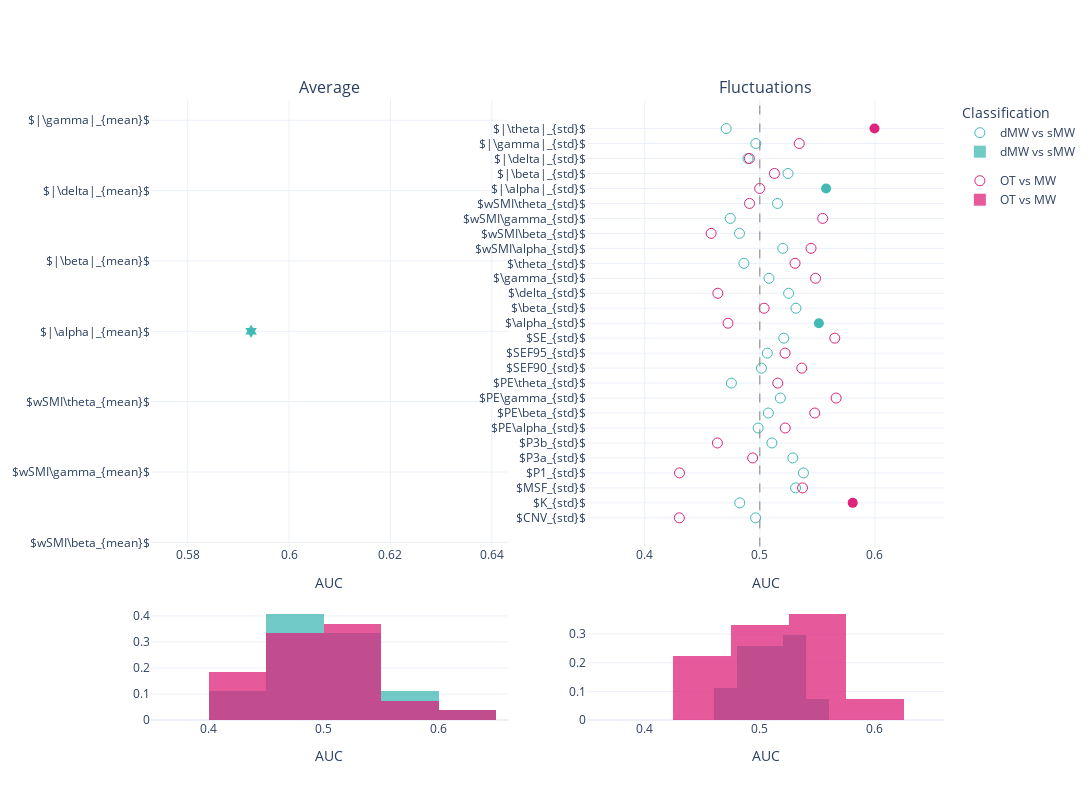

This figure's notebook cell:
### Markdown cell above
# Scatter

### Code cell
mind_average =aucs_mind[aucs_mind['markers'].str.contains("mean")]
mw_average =aucs_mw[aucs_mw['markers'].str.contains("mean")]

mind_fluctuations =aucs_mind[aucs_mind['markers'].str.contains("std")]

mw_fluctuations =aucs_mw[aucs_mw['markers'].str.contains("std")]

fig = make_subplots(rows=2, cols=2, 
                    subplot_titles = ['Average', 'Fluctuations'],
                    specs=[[{"type": "scatter"}, {"type": "scatter"}], [{"type": "histogram"}, {"type": "histogram"}]],
                       column_widths=[0.5, 0.5],
    row_heights=[0.8, 0.2],
                   vertical_spacing = 0.1)

fig.add_trace(go.Scatter(
    x=mw_average.AUC,
    y=mw_average['markers'],
    name='dMW vs sMW',
    legendgroup= 'group1',
    showlegend=True,
    mode = 'markers',
    marker = {'color':lblue, 'size': 10},
    marker_symbol= mw_average.symbol.to_list()
))
fig.add_vline(x=0.5, line_width=1, line_dash="dash", line_color="grey", row = 1, col = 1)
fig.add_trace(go.Scatter(
    x=mind_average.AUC,
    y=mind_average['markers'],
    name='OT vs MW',
    legendgroup= 'group2',
    showlegend=True,
    mode = 'markers',
    marker = {'color':pink, 'size': 10},
    marker_symbol= mind_average.symbol.to_list()
))

fig.add_trace(go.Histogram(
    x=mw_average.AUC,histnorm='probability',
    marker = {'color':lblue},
    name='dMW vs sMW',
    legendgroup= 'group1',    showlegend=True,
),row = 2, col = 1)

fig.add_trace(go.Histogram(
    x=mind_average.AUC,histnorm='probability',
    marker = {'color':pink}, 
    name='OT vs MW',    legendgroup= 'group2',
    showlegend=True,
    autobinx = False,
),row = 2, col = 1)

fig.update_traces(opacity=0.75, row = 2, col=1)





fig.add_trace(go.Scatter(
    x=mw_fluctuations.AUC,
    y=mw_fluctuations['markers'],
    name='dMW vs sMW',
    legendgroup= 'group1',    showlegend=False,
    mode = 'markers',
    marker = {'color':lblue, 'size': 10},
    marker_symbol= mw_fluctuations.symbol.to_list()
),
    row = 1, col = 2)

fig.add_trace(go.Scatter(
    x=mind_fluctuations.AUC,
    y=mind_fluctuations['markers'],
    name='OT vs MW',    legendgroup= 'group2',
    showlegend=False,
    mode = 'markers',
    marker = {'color':pink, 'size': 10},
    marker_symbol= mind_fluctuations.symbol.to_list()
),
    row = 1, col = 2)
fig.add_vline(x=0.5, line_width=1, line_dash="dash", line_color="grey", row = 1, col = 2)

fig.add_trace(go.Histogram(
    x=mw_fluctuations.AUC,histnorm='probability',
    name='dMW vs sMW',
    legendgroup= 'group1',    showlegend=False,
    marker = {'color':lblue},
),row = 2, col = 2)

fig.add_trace(go.Histogram(
    x=mind_fluctuations.AUC,histnorm='probability',
    marker = {'color':pink}, 
    name='OT vs MW',    legendgroup= 'group2',
    showlegend=False,
    autobinx = False,
),row = 2, col = 2)

fig.update_traces(opacity=0.75, row = 2, col=2)
# Update xaxis properties
fig.update_xaxes(title_text="AUC", range=[.35, .66],row=1, col=1)
fig.update_xaxes(title_text="AUC", range=[.35,.66], row=1, col=2)
fig.update_xaxes(title_text="AUC", range=[.35, .66],row=2, col=2)
fig.update_xaxes(title_text="AUC", range=[.35, .66],row=2, col=1)



fig.update_layout(
#     title="AUC for all markers",
    legend_title="Classification",
    width=1200,
    height=800,    
    yaxis = {
            'showticklabels': True,
            'tickmode': 'linear',
        },
    barmode='overlay',
  showlegend=True,
    template = 'plotly_white'
)

fig.show()
pio.write_json(fig, 'Figs/scatter_auc_all.plotly')

### Figure 1 — Plotly figure (JSON) as saved in the notebook; plotly's stock layout.template omitted (floating-point values rounded to 4 significant figures)
{"data": [{"legendgroup": "group1", "marker": {"color": "#42B9B2", "size": 10, "symbol": ["circle-open", "circle-open", "circle", "circle-open", "circle", "circle-open", "circle-open", "hexagram", "circle", "hexagram", "circle-open", "circle-open", "circle-open", "hexagram", "hexagram", "circle-open", "circle-open", "circle-open", "circle-open", "circle-open", "circle-open", "circle-open", "hexagram", "circle-open", "hexagram", "circle-open", "circle-open"]}, "mode": "markers", "name": "dMW vs sMW", "showlegend": true, "type": "scatter", "x": [0.4965, 0.496, 0.5432, 0.5232, 0.457, 0.5296, 0.5057, 0.431, 0.4417, 0.6251, 0.4789, 0.4758, 0.513, 0.598, 0.5759, 0.4808, 0.5146, 0.5396, 0.4939, 0.4983, 0.4649, 0.5207, 0.5925, 0.5211, 0.4113, 0.4755, 0.4886], "y": ["$CNV_{mean}$", "$K_{mean}$", "$MSF_{mean}$", "$P1_{mean}$", "$P3a_{mean}$", "$P3b_{mean}$", "$PE\\alpha_{mean}$", "$PE\\beta_{mean}$", "$PE\\gamma_{mean}$", "$PE\\theta_{mean}$", "$SEF90_{mean}$", "$SEF95_{mean}$", "$SE_{mean}$", "$\\alpha_{mean}$", "$\\beta_{mean}$", "$\\delta_{mean}$", "$\\gamma_{mean}$", "$\\theta_{mean}$", "$wSMI\\alpha_{mean}$", "$wSMI\\beta_{mean}$", "$wSMI\\gamma_{mean}$", "$wSMI\\theta_{mean}$", "$|\\alpha|_{mean}$", "$|\\beta|_{mean}$", "$|\\delta|_{mean}$", "$|\\gamma|_{mean}$", "$|\\theta|_{mean}$"]}, {"legendgroup": "group2", "marker": {"color": "#DE237B", "size": 10, "symbol": ["circle-open", "circle-open", "circle-open", "circle-open", "circle-open", "circle", "circle-open", "circle-open", "circle-open", "circle-open", "circle-open", "circle-open", "circle-open", "circle-open", "circle-open", "circle-open", "circle-open", "circle-open", "circle-open", "circle-open", "circle-open", "circle-open", "circle-open", "circle", "circle-open", "circle-open", "circle"]}, "mode": "markers", "name": "OT vs MW", "showlegend": true, "type": "scatter", "x": [0.4574, 0.4645, 0.4344, 0.5634, 0.5276, 0.5854, 0.4289, 0.5179, 0.5165, 0.4661, 0.4731, 0.4868, 0.445, 0.4738, 0.4424, 0.5086, 0.4672, 0.5314, 0.5464, 0.5332, 0.5108, 0.5459, 0.4521, 0.415, 0.51, 0.4934, 0.6117], "y": ["$CNV_{mean}$", "$K_{mean}$", "$MSF_{mean}$", "$P1_{mean}$", "$P3a_{mean}$", "$P3b_{mean}$", "$PE\\alpha_{mean}$", "$PE\\beta_{mean}$", "$PE\\gamma_{mean}$", "$PE\\theta_{mean}$", "$SEF90_{mean}$", "$SEF95_{mean}$", "$SE_{mean}$", "$\\alpha_{mean}$", "$\\beta_{mean}$", "$\\delta_{mean}$", "$\\gamma_{mean}$", "$\\theta_{mean}$", "$wSMI\\alpha_{mean}$", "$wSMI\\beta_{mean}$", "$wSMI\\gamma_{mean}$", "$wSMI\\theta_{mean}$", "$|\\alpha|_{mean}$", "$|\\beta|_{mean}$", "$|\\delta|_{mean}$", "$|\\gamma|_{mean}$", "$|\\theta|_{mean}$"]}, {"histnorm": "probability", "legendgroup": "group1", "marker": {"color": "#42B9B2"}, "name": "dMW vs sMW", "opacity": 0.75, "showlegend": true, "type": "histogram", "x": [0.4965, 0.496, 0.5432, 0.5232, 0.457, 0.5296, 0.5057, 0.431, 0.4417, 0.6251, 0.4789, 0.4758, 0.513, 0.598, 0.5759, 0.4808, 0.5146, 0.5396, 0.4939, 0.4983, 0.4649, 0.5207, 0.5925, 0.5211, 0.4113, 0.4755, 0.4886], "xaxis": "x3", "yaxis": "y3"}, {"histnorm": "probability", "legendgroup": "group2", "marker": {"color": "#DE237B"}, "name": "OT vs MW", "opacity": 0.75, "showlegend": true, "type": "histogram", "x": [0.4574, 0.4645, 0.4344, 0.5634, 0.5276, 0.5854, 0.4289, 0.5179, 0.5165, 0.4661, 0.4731, 0.4868, 0.445, 0.4738, 0.4424, 0.5086, 0.4672, 0.5314, 0.5464, 0.5332, 0.5108, 0.5459, 0.4521, 0.415, 0.51, 0.4934, 0.6117], "xaxis": "x3", "xbins": {"end": 0.65, "size": 0.05, "start": 0.4}, "yaxis": "y3"}, {"legendgroup": "group1", "marker": {"color": "#42B9B2", "size": 10, "symbol": ["circle-open", "circle-open", "circle-open", "circle-open", "circle-open", "circle-open", "circle-open", "circle-open", "circle-open", "circle-open", "circle-open", "circle-open", "circle-open", "circle", "circle-open", "circle-open", "circle-open", "circle-open", "circle-open", "circle-open", "circle-open", "circle-open", "circle", "circle-open", "circle-open", "circle-open", "circle-open"]}, "mode": "markers", "name": "dMW vs sMW", "showlegend": false, "type": "scatter", "x": [0.4963, 0.4826, 0.531, 0.5379, 0.5287, 0.5105, 0.4986, 0.5074, 0.5178, 0.4753, 0.5014, 0.5065, 0.5208, 0.5513, 0.5314, 0.525, 0.508, 0.4862, 0.52, 0.4823, 0.4743, 0.5154, 0.5576, 0.5245, 0.4897, 0.4965, 0.4708], "xaxis": "x2", "y": ["$CNV_{std}$", "$K_{std}$", "$MSF_{std}$", "$P1_{std}$", "$P3a_{std}$", "$P3b_{std}$", "$PE\\alpha_{std}$", "$PE\\beta_{std}$", "$PE\\gamma_{std}$", "$PE\\theta_{std}$", "$SEF90_{std}$", "$SEF95_{std}$", "$SE_{std}$", "$\\alpha_{std}$", "$\\beta_{std}$", "$\\delta_{std}$", "$\\gamma_{std}$", "$\\theta_{std}$", "$wSMI\\alpha_{std}$", "$wSMI\\beta_{std}$", "$wSMI\\gamma_{std}$", "$wSMI\\theta_{std}$", "$|\\alpha|_{std}$", "$|\\beta|_{std}$", "$|\\delta|_{std}$", "$|\\gamma|_{std}$", "$|\\theta|_{std}$"], "yaxis": "y2"}, {"legendgroup": "group2", "marker": {"color": "#DE237B", "size": 10, "symbol": ["circle-open", "circle", "circle-open", "circle-open", "circle-open", "circle-open", "circle-open", "circle-open", "circle-open", "circle-open", "circle-open", "circle-open", "circle-open", "circle-open", "circle-open", "circle-open", "circle-open", "circle-open", "circle-open", "circle-open", "circle-open", "circle-open", "circle-open", "circle-open", "circle-open", "circle-open", "circle"]}, "mode": "markers", "name": "OT vs MW", "showlegend": false, "type": "scatter", "x": [0.4301, 0.5807, 0.5371, 0.4302, 0.4938, 0.4632, 0.5221, 0.5477, 0.5663, 0.5156, 0.5365, 0.5219, 0.5651, 0.4724, 0.5038, 0.4635, 0.5484, 0.5306, 0.5445, 0.4577, 0.5546, 0.491, 0.4999, 0.5127, 0.4909, 0.5343, 0.5996], "xaxis": "x2", "y": ["$CNV_{std}$", "$K_{std}$", "$MSF_{std}$", "$P1_{std}$", "$P3a_{std}$", "$P3b_{std}$", "$PE\\alpha_{std}$", "$PE\\beta_{std}$", "$PE\\gamma_{std}$", "$PE\\theta_{std}$", "$SEF90_{std}$", "$SEF95_{std}$", "$SE_{std}$", "$\\alpha_{std}$", "$\\beta_{std}$", "$\\delta_{std}$", "$\\gamma_{std}$", "$\\theta_{std}$", "$wSMI\\alpha_{std}$", "$wSMI\\beta_{std}$", "$wSMI\\gamma_{std}$", "$wSMI\\theta_{std}$", "$|\\alpha|_{std}$", "$|\\beta|_{std}$", "$|\\delta|_{std}$", "$|\\gamma|_{std}$", "$|\\theta|_{std}$"], "yaxis": "y2"}, {"histnorm": "probability", "legendgroup": "group1", "marker": {"color": "#42B9B2"}, "name": "dMW vs sMW", "opacity": 0.75, "showlegend": false, "type": "histogram", "x": [0.4963, 0.4826, 0.531, 0.5379, 0.5287, 0.5105, 0.4986, 0.5074, 0.5178, 0.4753, 0.5014, 0.5065, 0.5208, 0.5513, 0.5314, 0.525, 0.508, 0.4862, 0.52, 0.4823, 0.4743, 0.5154, 0.5576, 0.5245, 0.4897, 0.4965, 0.4708], "xaxis": "x4", "yaxis": "y4"}, {"histnorm": "probability", "legendgroup": "group2", "marker": {"color": "#DE237B"}, "name": "OT vs MW", "opacity": 0.75, "showlegend": false, "type": "histogram", "x": [0.4301, 0.5807, 0.5371, 0.4302, 0.4938, 0.4632, 0.5221, 0.5477, 0.5663, 0.5156, 0.5365, 0.5219, 0.5651, 0.4724, 0.5038, 0.4635, 0.5484, 0.5306, 0.5445, 0.4577, 0.5546, 0.491, 0.4999, 0.5127, 0.4909, 0.5343, 0.5996], "xaxis": "x4", "xbins": {"end": 0.625, "size": 0.05, "start": 0.425}, "yaxis": "y4"}], "layout": {"annotations": [{"font": {"size": 16}, "showarrow": false, "text": "Average", "x": 0.225, "xanchor": "center", "xref": "paper", "y": 1, "yanchor": "bottom", "yref": "paper"}, {"font": {"size": 16}, "showarrow": false, "text": "Fluctuations", "x": 0.775, "xanchor": "center", "xref": "paper", "y": 1, "yanchor": "bottom", "yref": "paper"}], "barmode": "overlay", "height": 800, "legend": {"title": {"text": "Classification"}}, "shapes": [{"line": {"color": "grey", "dash": "dash", "width": 1}, "type": "line", "x0": 0.5, "x1": 0.5, "xref": "x", "y0": 0, "y1": 1, "yref": "y domain"}, {"line": {"color": "grey", "dash": "dash", "width": 1}, "type": "line", "x0": 0.5, "x1": 0.5, "xref": "x2", "y0": 0, "y1": 1, "yref": "y2 domain"}], "showlegend": true, "width": 1200, "xaxis": {"anchor": "y", "autorange": false, "domain": [0, 0.45], "range": [0.5728, 0.6432], "title": {"text": "AUC"}, "type": "linear"}, "xaxis2": {"anchor": "y2", "domain": [0.55, 1], "range": [0.35, 0.66], "title": {"text": "AUC"}, "type": "linear"}, "xaxis3": {"anchor": "y3", "domain": [0, 0.45], "range": [0.35, 0.66], "title": {"text": "AUC"}, "type": "linear"}, "xaxis4": {"anchor": "y4", "domain": [0.55, 1], "range": [0.35, 0.66], "title": {"text": "AUC"}, "type": "linear"}, "yaxis": {"anchor": "x", "autorange": false, "domain": [0.28, 1], "range": [18.94, 25.29], "showticklabels": true, "tickmode": "linear", "type": "category"}, "yaxis2": {"anchor": "x2", "autorange": true, "domain": [0.28, 1], "range": [-1.908, 27.91], "type": "category"}, "yaxis3": {"anchor": "x3", "autorange": true, "domain": [0, 0.18], "range": [0, 0.4288]}, "yaxis4": {"anchor": "x4", "autorange": true, "domain": [0, 0.18], "range": [0, 0.3899]}}}
